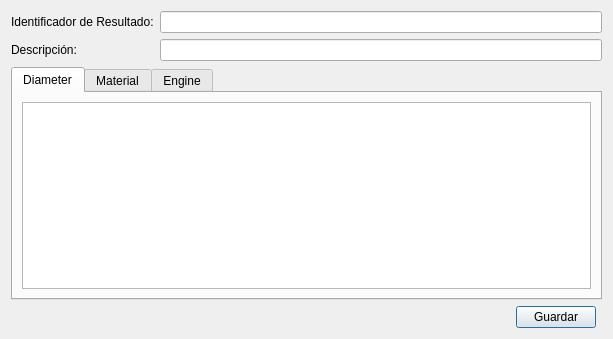
<?xml version="1.0" encoding="UTF-8"?>
<ui version="4.0">
 <class>dlg_incremental</class>
 <widget class="QDialog" name="dlg_incremental">
  <property name="geometry">
   <rect>
    <x>0</x>
    <y>0</y>
    <width>613</width>
    <height>339</height>
   </rect>
  </property>
  <property name="windowTitle">
   <string>Roturas - Carga incremental</string>
  </property>
  <layout class="QGridLayout" name="gridLayout">
   <item row="4" column="0" rowspan="2" colspan="3">
    <widget class="QTabWidget" name="tab_widget">
     <property name="sizePolicy">
      <sizepolicy hsizetype="Expanding" vsizetype="Expanding">
       <horstretch>0</horstretch>
       <verstretch>0</verstretch>
      </sizepolicy>
     </property>
     <property name="currentIndex">
      <number>0</number>
     </property>
     <widget class="QWidget" name="tab1">
      <attribute name="title">
       <string>Diameter</string>
      </attribute>
      <layout class="QGridLayout" name="gridLayout_2">
       <item row="0" column="0">
        <widget class="QTableView" name="tbl_diameter"/>
       </item>
      </layout>
     </widget>
     <widget class="QWidget" name="tab_2">
      <attribute name="title">
       <string>Material</string>
      </attribute>
      <layout class="QGridLayout" name="gridLayout_3">
       <item row="0" column="0">
        <widget class="QTableView" name="tbl_material"/>
       </item>
      </layout>
     </widget>
     <widget class="QWidget" name="tab_2">
      <attribute name="title">
       <string>Engine</string>
      </attribute>
      <layout class="QGridLayout" name="gridLayout_4">
       <item row="0" column="0">
        <widget class="QTableView" name="tbl_engine"/>
       </item>
      </layout>
     </widget>
    </widget>
   </item>
   <item row="7" column="1">
    <widget class="QPushButton" name="btn_save">
     <property name="text">
      <string>Guardar</string>
     </property>
    </widget>
   </item>
   <item row="7" column="0">
    <spacer name="horizontalSpacer">
     <property name="orientation">
      <enum>Qt::Horizontal</enum>
     </property>
     <property name="sizeHint" stdset="0">
      <size>
       <width>40</width>
       <height>20</height>
      </size>
     </property>
    </spacer>
   </item>
   <item row="0" column="0" colspan="3">
    <layout class="QGridLayout" name="gridLayout_5">
     <item row="1" column="1">
      <widget class="QLineEdit" name="txt_descript">
       <property name="sizePolicy">
        <sizepolicy hsizetype="Expanding" vsizetype="Fixed">
         <horstretch>0</horstretch>
         <verstretch>0</verstretch>
        </sizepolicy>
       </property>
      </widget>
     </item>
     <item row="1" column="0">
      <widget class="QLabel" name="lbl_descript">
       <property name="sizePolicy">
        <sizepolicy hsizetype="Fixed" vsizetype="Preferred">
         <horstretch>0</horstretch>
         <verstretch>0</verstretch>
        </sizepolicy>
       </property>
       <property name="text">
        <string>Descripción:</string>
       </property>
      </widget>
     </item>
     <item row="0" column="1">
      <widget class="QLineEdit" name="txt_result_id"/>
     </item>
     <item row="0" column="0">
      <widget class="QLabel" name="lbl_result_id">
       <property name="sizePolicy">
        <sizepolicy hsizetype="Fixed" vsizetype="Fixed">
         <horstretch>0</horstretch>
         <verstretch>0</verstretch>
        </sizepolicy>
       </property>
       <property name="text">
        <string>Identificador de Resultado:</string>
       </property>
      </widget>
     </item>
    </layout>
   </item>
  </layout>
 </widget>
 <resources/>
 <connections/>
</ui>
